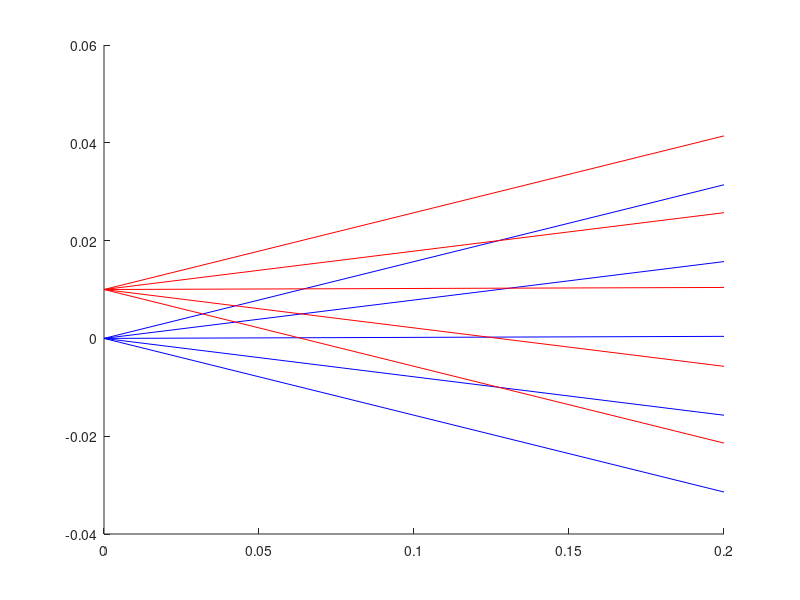

MATLAB code to generate this figure:
%Part 1

%Simulate the rays originating from two points on an object: one at (𝑥, 𝑦, 𝑧) = 
% (0, 0, 0) and the other at (𝑥, 𝑦, 𝑧) = (10, 0, 0) mm. 
% 
% For each point, simulate rays at several small angles, e.g., 5 rays with angles 𝜃𝑥 
% between −𝜋/20 rad and 𝜋/20 rad. 
% Let 𝑦 = 0 and 𝜃𝑦 = 0 for all rays in your simulation.

x1_origin = 0;
y1_origin = 0;
z1_origin = 0;

x2_origin = 0.01;
y2_origin = 0;
z3_origin = 0;

thetax_1 = [-pi/20 -pi/40 pi/20 pi/40 pi/1500];
thetay_1 = 0;

d = 0.2;

rays_in_1 = zeros(4,5); 
rays_in_1(2,:) = thetax_1;

rays_in_2 = zeros(4,5);
rays_in_2(1,:) = x2_origin;
rays_in_2(2,:) = thetax_1;


transfer_m = [1 d 0 0;
              0 1 0 0;
              0 0 1 d;
              0 0 0 1];

figure, hold on

rays_out_1 = transfer_m*rays_in_1;
rays_out_2 = transfer_m*rays_in_2;


%Plot Ray 1
ray_z_1 = [zeros(1,size(rays_in_1,2)); d*ones(1,size(rays_in_1,2))];
plot(ray_z_1, [rays_in_1(1,:); rays_out_1(1,:)],'-b');

%Plot Ray 1
ray_z_2 = [zeros(1,size(rays_in_2,2)); d*ones(1,size(rays_in_2,2))];
plot(ray_z_2, [rays_in_2(1,:); rays_out_2(1,:)],'-r');